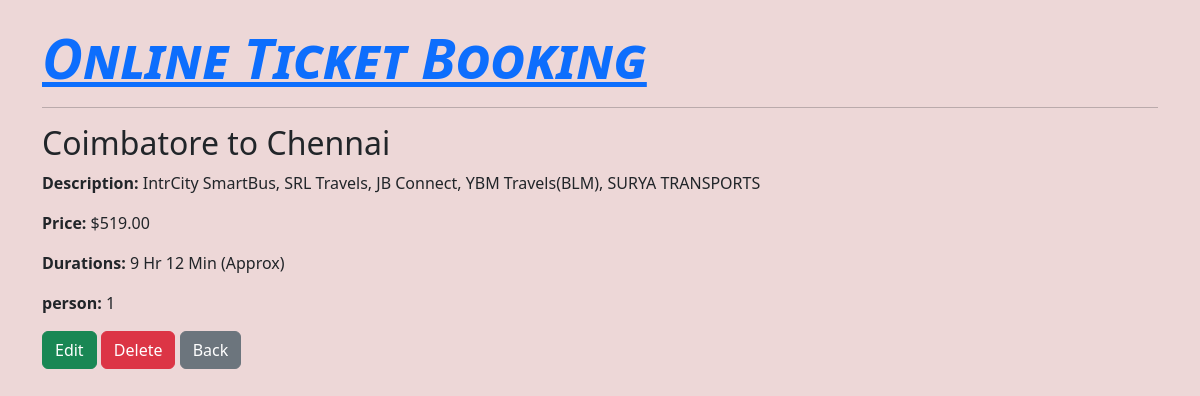
The page /tic_detail/6/ on the database its author committed.
### ticket/models.py (models this page shows, shortened)
class Bus(models.Model):
    routes = models.CharField(max_length=100)
    description = models.TextField()
    price = models.DecimalField(max_digits=8, decimal_places=2)
    durations = models.CharField(max_length=100)
    person = models.IntegerField(null=True,blank=True)
    date = models.DateField()

### ticket/views.py (the view)
# urls.py: path('tic_detail/<int:id>/', views.tic_detail, name='tic-detail'),
def tic_detail(request, id):
    ticket = get_object_or_404(Bus, id=id)
    return render(request, 'tic_detail.html', {'ticket' : ticket})

### ticket/templates/tic_detail.html
{% extends 'base.html' %}
{% block content %}
<h2 class="route">{{ ticket.routes }}</h2>
<p><strong>Description:</strong> {{ ticket.description }}</p>
<p><strong>Price:</strong> ${{ ticket.price }}</p>
<p><strong>Durations:</strong> {{ ticket.durations }}</p>
<p><strong>person:</strong> {{ ticket.person }}</p>
<a href="{% url 'edit-bus' ticket.id %}" class="btn btn-success">Edit</a>
<a href="{% url 'delete-bus' ticket.id %}" class="btn btn-danger">Delete</a>
<a href="{% url 'home' %}" class="btn btn-secondary">Back</a>
{% endblock %}

### ticket/static/style.css (style rules this page uses)
body { height: 100vh; width: 100%; box-sizing: border-box; background: rgb(237, 215, 215); }

### rows shown on the page
Bus: routes "Coimbatore to Chennai", description "IntrCity SmartBus, SRL Travels, JB Connect, YBM Travels(BLM), SURYA TRANSPORTS", price "519.00", durations "9 Hr 12 Min (Approx)", person "1"
